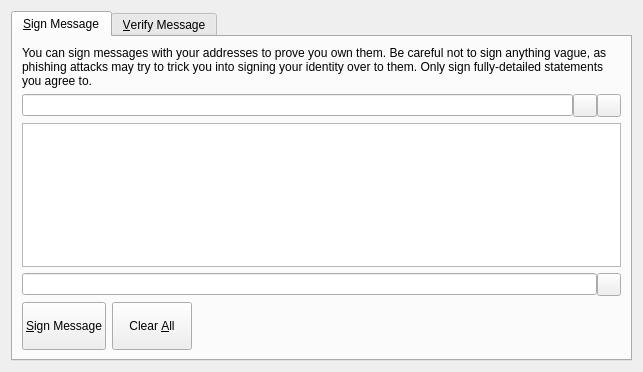
<?xml version="1.0" encoding="UTF-8"?>
<ui version="4.0">
 <class>SignVerifyMessageDialog</class>
 <widget class="QDialog" name="SignVerifyMessageDialog">
  <property name="geometry">
   <rect>
    <x>0</x>
    <y>0</y>
    <width>643</width>
    <height>372</height>
   </rect>
  </property>
  <property name="windowTitle">
   <string>Signatures - Sign / Verify a Message</string>
  </property>
  <property name="modal">
   <bool>true</bool>
  </property>
  <layout class="QVBoxLayout" name="verticalLayout">
   <item>
    <widget class="QTabWidget" name="tabWidget">
     <property name="currentIndex">
      <number>0</number>
     </property>
     <widget class="QWidget" name="tabSignMessage">
      <attribute name="title">
       <string>&amp;Sign Message</string>
      </attribute>
      <layout class="QVBoxLayout" name="verticalLayout_SM">
       <item>
        <widget class="QLabel" name="infoLabel_SM">
         <property name="text">
          <string>You can sign messages with your addresses to prove you own them. Be careful not to sign anything vague, as phishing attacks may try to trick you into signing your identity over to them. Only sign fully-detailed statements you agree to.</string>
         </property>
         <property name="textFormat">
          <enum>Qt::PlainText</enum>
         </property>
         <property name="wordWrap">
          <bool>true</bool>
         </property>
        </widget>
       </item>
       <item>
        <layout class="QHBoxLayout" name="horizontalLayout_1_SM">
         <property name="spacing">
          <number>0</number>
         </property>
         <item>
          <widget class="QValidatedLineEdit" name="addressIn_SM">
           <property name="toolTip">
            <string>The address to sign the message with (e.g. CoralfwYhBmGXcFP2Po1NpRUEiK8km2)</string>
           </property>
           <property name="maxLength">
            <number>34</number>
           </property>
          </widget>
         </item>
         <item>
          <widget class="QToolButton" name="addressBookButton_SM">
           <property name="toolTip">
            <string>Choose an address from the address book</string>
           </property>
           <property name="text">
            <string/>
           </property>
           <property name="icon">
            <iconset resource="../themes.qrc">
             <normaloff>:/default/res/themes/default/icons/light/sign-in.png</normaloff>:/default/res/themes/default/icons/light/sign-in.png</iconset>
           </property>
           <property name="shortcut">
            <string>Alt+A</string>
           </property>
          </widget>
         </item>
         <item>
          <widget class="QToolButton" name="pasteButton_SM">
           <property name="toolTip">
            <string>Paste address from clipboard</string>
           </property>
           <property name="text">
            <string/>
           </property>
           <property name="icon">
            <iconset resource="../themes.qrc">
             <normaloff>:/default/res/themes/default/icons/light/paste.png</normaloff>:/default/res/themes/default/icons/light/paste.png</iconset>
           </property>
           <property name="shortcut">
            <string>Alt+P</string>
           </property>
          </widget>
         </item>
        </layout>
       </item>
       <item>
        <widget class="QPlainTextEdit" name="messageIn_SM">
         <property name="toolTip">
          <string>Enter the message you want to sign here</string>
         </property>
        </widget>
       </item>
       <item>
        <layout class="QHBoxLayout" name="horizontalLayout_2_SM">
         <property name="spacing">
          <number>0</number>
         </property>
         <item>
          <widget class="QLineEdit" name="signatureOut_SM">
           <property name="font">
            <font>
             <italic>true</italic>
            </font>
           </property>
           <property name="readOnly">
            <bool>true</bool>
           </property>
          </widget>
         </item>
         <item>
          <widget class="QToolButton" name="copySignatureButton_SM">
           <property name="toolTip">
            <string>Copy the current signature to the system clipboard</string>
           </property>
           <property name="text">
            <string/>
           </property>
           <property name="icon">
            <iconset resource="../themes.qrc">
             <normaloff>:/default/res/themes/default/icons/light/copy.png</normaloff>:/default/res/themes/default/icons/light/copy.png</iconset>
           </property>
          </widget>
         </item>
        </layout>
       </item>
       <item>
        <layout class="QHBoxLayout" name="horizontalLayout_3_SM">
         <item>
          <widget class="QPushButton" name="signMessageButton_SM">
           <property name="sizePolicy">
            <sizepolicy hsizetype="Preferred" vsizetype="Minimum">
             <horstretch>0</horstretch>
             <verstretch>0</verstretch>
            </sizepolicy>
           </property>
           <property name="toolTip">
            <string>Sign the message to prove you own this Coral address</string>
           </property>
           <property name="text">
            <string>&amp;Sign Message</string>
           </property>
           <property name="icon">
            <iconset resource="../themes.qrc">
             <normaloff>:/default/res/themes/default/icons/light/sign-in.png</normaloff>:/default/res/themes/default/icons/light/sign-in.png</iconset>
           </property>
           <property name="autoDefault">
            <bool>false</bool>
           </property>
          </widget>
         </item>
         <item>
          <widget class="QPushButton" name="clearButton_SM">
           <property name="sizePolicy">
            <sizepolicy hsizetype="Preferred" vsizetype="Minimum">
             <horstretch>0</horstretch>
             <verstretch>0</verstretch>
            </sizepolicy>
           </property>
           <property name="toolTip">
            <string>Reset all sign message fields</string>
           </property>
           <property name="text">
            <string>Clear &amp;All</string>
           </property>
           <property name="icon">
            <iconset resource="../bitcoin.qrc">
             <normaloff>:/icons/remove</normaloff>:/icons/remove</iconset>
           </property>
           <property name="autoDefault">
            <bool>false</bool>
           </property>
          </widget>
         </item>
         <item>
          <spacer name="horizontalSpacer_1_SM">
           <property name="orientation">
            <enum>Qt::Horizontal</enum>
           </property>
           <property name="sizeHint" stdset="0">
            <size>
             <width>40</width>
             <height>48</height>
            </size>
           </property>
          </spacer>
         </item>
         <item>
          <widget class="QLabel" name="statusLabel_SM">
           <property name="font">
            <font>
             <weight>75</weight>
             <bold>true</bold>
            </font>
           </property>
           <property name="text">
            <string/>
           </property>
           <property name="wordWrap">
            <bool>true</bool>
           </property>
          </widget>
         </item>
        </layout>
       </item>
      </layout>
     </widget>
     <widget class="QWidget" name="tabVerifyMessage">
      <attribute name="title">
       <string>&amp;Verify Message</string>
      </attribute>
      <layout class="QVBoxLayout" name="verticalLayout_VM">
       <item>
        <widget class="QLabel" name="infoLabel_VM">
         <property name="text">
          <string>Enter the signing address, message (ensure you copy line breaks, spaces, tabs, etc. exactly) and signature below to verify the message. Be careful not to read more into the signature than what is in the signed message itself, to avoid being tricked by a man-in-the-middle attack.</string>
         </property>
         <property name="textFormat">
          <enum>Qt::PlainText</enum>
         </property>
         <property name="alignment">
          <set>Qt::AlignLeading|Qt::AlignLeft|Qt::AlignTop</set>
         </property>
         <property name="wordWrap">
          <bool>true</bool>
         </property>
        </widget>
       </item>
       <item>
        <layout class="QHBoxLayout" name="horizontalLayout_1_VM">
         <property name="spacing">
          <number>0</number>
         </property>
         <item>
          <widget class="QValidatedLineEdit" name="addressIn_VM">
           <property name="toolTip">
            <string>The address the message was signed with (e.g. CoralfwYhBmGXcFP2Po1NpRUEiK8km2)</string>
           </property>
           <property name="maxLength">
            <number>34</number>
           </property>
          </widget>
         </item>
         <item>
          <widget class="QToolButton" name="addressBookButton_VM">
           <property name="toolTip">
            <string>Choose an address from the address book</string>
           </property>
           <property name="text">
            <string/>
           </property>
           <property name="icon">
            <iconset resource="../themes.qrc">
             <normaloff>:/default/res/themes/default/icons/light/address-book.png</normaloff>:/default/res/themes/default/icons/light/address-book.png</iconset>
           </property>
           <property name="shortcut">
            <string>Alt+A</string>
           </property>
          </widget>
         </item>
        </layout>
       </item>
       <item>
        <widget class="QPlainTextEdit" name="messageIn_VM"/>
       </item>
       <item>
        <widget class="QValidatedLineEdit" name="signatureIn_VM"/>
       </item>
       <item>
        <layout class="QHBoxLayout" name="horizontalLayout_2_VM">
         <item>
          <widget class="QPushButton" name="verifyMessageButton_VM">
           <property name="sizePolicy">
            <sizepolicy hsizetype="Preferred" vsizetype="Minimum">
             <horstretch>0</horstretch>
             <verstretch>0</verstretch>
            </sizepolicy>
           </property>
           <property name="toolTip">
            <string>Verify the message to ensure it was signed with the specified Coral address</string>
           </property>
           <property name="text">
            <string>&amp;Verify Message</string>
           </property>
           <property name="icon">
            <iconset resource="../themes.qrc">
             <normaloff>:/default/res/themes/default/icons/light/verify.png</normaloff>:/default/res/themes/default/icons/light/verify.png</iconset>
           </property>
           <property name="autoDefault">
            <bool>false</bool>
           </property>
          </widget>
         </item>
         <item>
          <widget class="QPushButton" name="clearButton_VM">
           <property name="sizePolicy">
            <sizepolicy hsizetype="Preferred" vsizetype="Minimum">
             <horstretch>0</horstretch>
             <verstretch>0</verstretch>
            </sizepolicy>
           </property>
           <property name="toolTip">
            <string>Reset all verify message fields</string>
           </property>
           <property name="text">
            <string>Clear &amp;All</string>
           </property>
           <property name="icon">
            <iconset resource="../bitcoin.qrc">
             <normaloff>:/icons/remove</normaloff>:/icons/remove</iconset>
           </property>
           <property name="autoDefault">
            <bool>false</bool>
           </property>
          </widget>
         </item>
         <item>
          <spacer name="horizontalSpacer_1_VM">
           <property name="orientation">
            <enum>Qt::Horizontal</enum>
           </property>
           <property name="sizeHint" stdset="0">
            <size>
             <width>40</width>
             <height>48</height>
            </size>
           </property>
          </spacer>
         </item>
         <item>
          <widget class="QLabel" name="statusLabel_VM">
           <property name="font">
            <font>
             <weight>75</weight>
             <bold>true</bold>
            </font>
           </property>
           <property name="text">
            <string/>
           </property>
           <property name="wordWrap">
            <bool>true</bool>
           </property>
          </widget>
         </item>
        </layout>
       </item>
      </layout>
     </widget>
    </widget>
   </item>
  </layout>
 </widget>
 <customwidgets>
  <customwidget>
   <class>QValidatedLineEdit</class>
   <extends>QLineEdit</extends>
   <header>qvalidatedlineedit.h</header>
  </customwidget>
 </customwidgets>
 <resources>
  <include location="../bitcoin.qrc"/>
  <include location="../themes.qrc"/>
 </resources>
 <connections/>
</ui>
